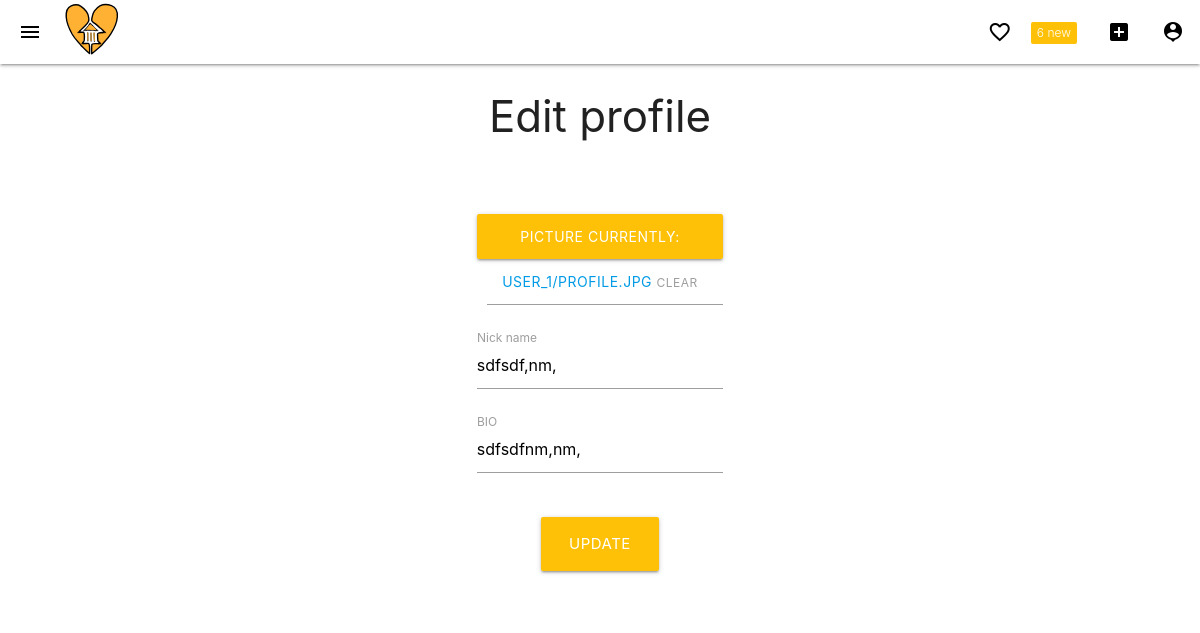
/user/profile/edit (signed in), run on the app's committed database.
### authy/models.py (models this page shows, shortened)
class Profile(models.Model):
	user = models.OneToOneField(User, on_delete=models.CASCADE, related_name='profile')
	location = models.CharField(max_length=50, null=True, blank=True)
	profile_info = models.TextField(max_length=150, null=True, blank=True)
	nickname = models.TextField(max_length=50, null=True, blank=True)
	created = models.DateField(auto_now_add=True)
	picture = models.ImageField(upload_to=user_directory_path_profile, blank=True, null=True, verbose_name='Picture')

### authy/views.py (the view)
# urls.py: path('profile/edit', EditProfile, name='edit-profile'),
@login_required
def EditProfile(request):
	user = request.user.id
	profile = Profile.objects.get(user__id=user)
	user_basic_info = User.objects.get(id=user)
	if request.method == 'POST':
		form = EditProfileForm(request.POST, request.FILES, instance=profile)
		if form.is_valid():
			profile.picture = form.cleaned_data.get('picture')
			profile.nickname = form.cleaned_data.get('nickname')
			profile.name = form.cleaned_data.get('name')
			profile.profile_info = form.cleaned_data.get('profile_info')
			profile.save()
			user_basic_info.save()
			return redirect('index')
	else:form = EditProfileForm(instance=profile)
	context = {
		'form':form,
	}
	return render(request, 'registration/edit_profile.html', context)

### authy/forms.py
class EditProfileForm(forms.ModelForm):
	picture = forms.ImageField(required=False)
	nickname = forms.CharField(widget=forms.TextInput(), max_length=50, required=False)
	profile_info = forms.CharField(widget=forms.TextInput(), max_length=260, required=False)
	class Meta:
		model = Profile
		fields = ('picture', 'nickname', 'profile_info')

### authy/views.py (called while the page is built)
def SideNavInfo(request):
        user = request.user
        nav_profile = None
        if user.is_authenticated:
                nav_profile = Profile.objects.get(user=user)
        return {'nav_profile': nav_profile} #'fans': fans, 'follows': follows

### notifications/views.py (called while the page is built)
def CountNotifications(request):
    count_notifications = None
    if request.user.is_authenticated:
        count_notifications = Notification.objects.filter(user=request.user, is_seen=False).count()
    return {'count_notifications': count_notifications}

### infop/templates/registration/edit_profile.html (shortened to what this page needs)
{% extends 'base.html' %}
{% load static %}
{% block content %}
<div class="row center-align">
    <div class="col s12 m8 offset-m2">
        <form method="post" enctype="multipart/form-data" action="" role="form">
        <h3 class="title is-3">Edit profile</h3>
          <h5><div class="section"></div></h5>
          <div class="file-field input-field col s6 offset-s3">
            <div class="btn amber">
              <span>Picture</span>
              {{ form.picture }}
            </div>
            <div class="file-path-wrapper">
              <input class="file-path validate" type="text">
            </div>
          </div>
          <div class="input-field col s12 m6 offset-m3">
            {{ form.nickname }}
            <label for="nickname">Nick name</label>
          </div>
          <div class="input-field col s12 m6 offset-m3">
            {{ form.profile_info }}
            <label for="profile_info">BIO</label>
          </div>
          <div class="row">
            <div class="col s12">
            </div>
          </div>
          <div class="field">
          <p class="control">
            <button type="submit" value="login" class="btn amber waves-effect waves-orange btn-large">
              Update
            </button>
          </p>
          </div>
        </form>
    </div>
</div>
{% endblock %}

### data on the page
Profile: picture "CURRENTLY: USER_1/PROFILE.JPG CLEAR", nickname "sdfsdf,nm,", profile_info "sdfsdfnm,nm,"

### other printed values
{{ count_notifications }} "6"
